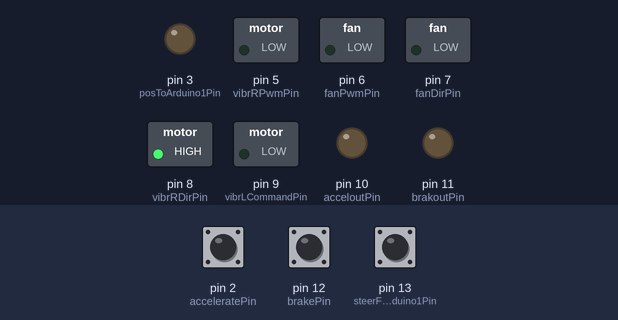
Simulated run of this sketch. Board: Arduino Uno, built with avr-gcc and run on an emulated ATmega328P. Shown: switched loads named in the sketch (green lamp = pin HIGH), output pins drawn as LEDs (lit = HIGH). Inputs (shaded band) come from the test bench; at power-on: pin 2 (acceleratePin) HIGH, pin 12 (brakePin) HIGH, pin 13 (steerFromArduino1Pin) HIGH. What the sketch prints to the serial monitor is not drawn.

Above: at 1.2 s.
1.3 s: pin 2 (acceleratePin) pulled LOW for 0.15 s
At 2.1 s:
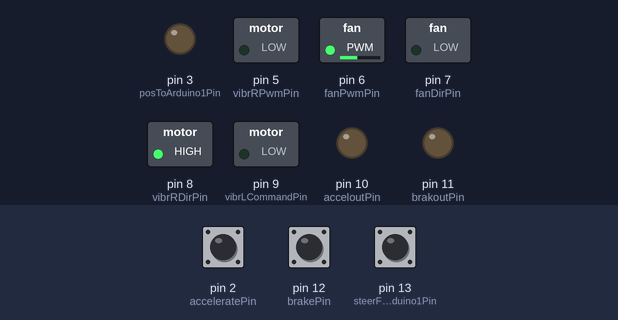
2.9 s: pin 12 (brakePin) pulled LOW for 0.15 s
At 2.98 s:
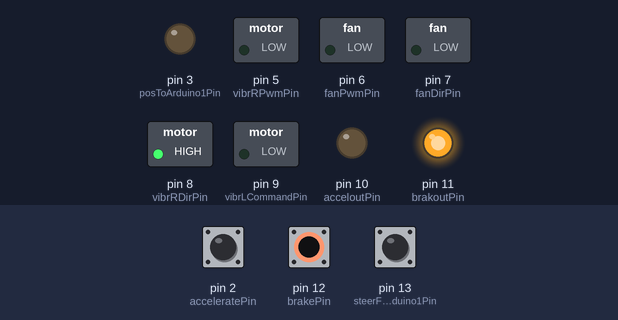
4.5 s: pin 2 (acceleratePin) pulled LOW for 1 s
At 4.85 s:
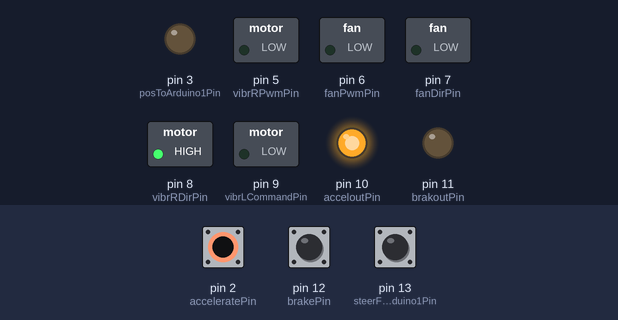
9.4 s: pin 12 (brakePin) pulled LOW for 3.2 s
At 9.9 s:
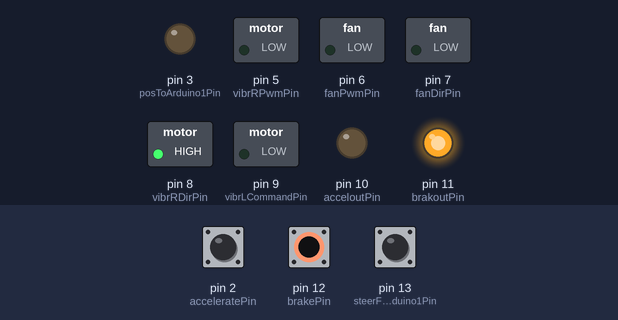
14.1 s: pin 2 (acceleratePin) driven LOW and pin 12 (brakePin) driven LOW
At 17.3 s:
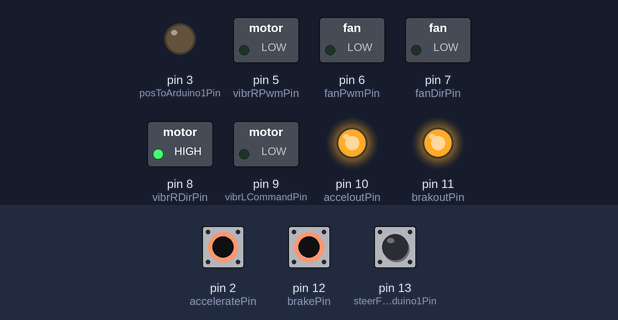
Timing chart, 0 to 18.1 s (numbered marks = the images above; inputs shaded):
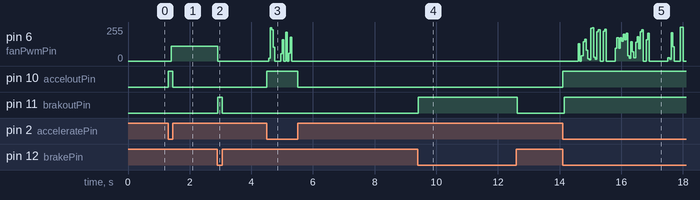

Measured:
- after the input at 1.3 s, pin 6 (fanPwmPin): 0/255 → 110/255 after 0.11 s; pin 10 (acceloutPin): LOW → HIGH at once, → LOW 0.15 s later
- after the input at 2.9 s, pin 6 (fanPwmPin): 110/255 → 0/255 at once; pin 11 (brakoutPin): LOW → HIGH at once, → LOW 0.15 s later
- after the input at 4.5 s, pin 10 (acceloutPin): LOW → HIGH at once, → LOW 1.0 s later
- after the input at 9.4 s, pin 11 (brakoutPin): LOW → HIGH at once, → LOW 3.2 s later
- after the input at 14.1 s, pin 10 (acceloutPin): LOW → HIGH at once; pin 11 (brakoutPin): LOW → HIGH after 0.06 s

The sketch:

Arduino2_SerialComm.ino
```cpp
// HAPTIC PROJECT TEAM 9
// ARDUINO #2
//
// This Arduino receives and transmits information to and from Unity (Serial Communication).
// It actuates the right vibration motor and the fan.
// Inputs (from Unity)
//    - KartSpeed
//    - KartXPosition
//    - VibrationCommand to Right Motor on This Arduino
//        (from Arduino 1)
//    - Steer (0 or 1)
// Outputs (to Unity)
//    - Steer
//    - Acceleration/BrakeCommand
//         (to Arduino1)
//    - KartXPosition (mapped from 0 to 255)
//    - Vibration Command to Left Motor on Arduino 1
//
// COM PORT: # COM 4
//

// Libraries Used
#include <math.h>
#include <SerialCommand.h>
#include <String.h>


// Pin Declarations
// PWM Enabled D/O Pins: 3,9,10,11
// DO NOT USE PIN 4.
// VibrationFeature
int vibrRPwmPin = 5; // Motor 1   // Right Vibration Motor
int vibrRDirPin = 8; // Motor 1
int vibrLCommandPin = 9; // Send to Arduino 2 Pin 9 to Actuate Vibr L Motor

// Acceleration Control
int acceleratePin = 2;    // Right Button
int brakePin = 12;        // Left Button
int acceloutPin = 10;  // to LED
int brakoutPin = 11;    // to LED

// Fan Pin Declarations
int fanDirPin = 7;
int fanPwmPin = 6;

// Communication with Arduino 1
int posToArduino1Pin = 3;         // Position Information Arduino 1's A5
int steerFromArduino1Pin = 13;    // Receive Steer from Arduino 1's Pin 10

// Unity Communication Variables
int speedchange = 0;
int topSpeed = 50; // top speed of the kart allowable, per user setting.
float kartspeed = 0;
float kartspeednorm = 0;
int speedsignal = 0;
float xposition = 0;
float xpositionnorm = 0; // normalized to range -1 to 1
float roadcenter = 16;
float roadlborder = 11;
float roadrborder = 21;
int steer = 0;
float steerforUnity = 0;
int acceleration  = 0;


// Serial Communication
SerialCommand sCmd;

void setup() {
  // put your setup code here, to run once:

  // Set up serial communication
  Serial.begin(9600);

  // Unity-Related Setup
  pinMode(acceleratePin, INPUT_PULLUP);
  pinMode(brakePin, INPUT_PULLUP);
  pinMode(acceloutPin, OUTPUT);
  pinMode(brakoutPin, OUTPUT);
  pinMode(vibrLCommandPin, OUTPUT);
  pinMode(vibrRPwmPin, OUTPUT);
  pinMode(vibrRDirPin, OUTPUT);
  pinMode(posToArduino1Pin, OUTPUT);
  pinMode(steerFromArduino1Pin, INPUT);
  pinMode(fanDirPin, OUTPUT);
  pinMode(fanPwmPin, OUTPUT);

  digitalWrite(acceloutPin, LOW);
  digitalWrite(brakoutPin, LOW);
  digitalWrite(vibrLCommandPin, LOW);
  digitalWrite(vibrRDirPin, HIGH);
  analogWrite(vibrRPwmPin, 0);
  digitalWrite(posToArduino1Pin, LOW);
  // digitalWrite(fanDirPin, LOW);
  // analogWrite(fanPwmPin, 0);

  while (!Serial);

  // Unity Commands Recognized
  sCmd.addCommand("L", vibrateLeft);  // Turn on the left vibration motor
  sCmd.addCommand("R", vibrateRight); // Turn on the right vibration motor
  sCmd.addCommand("O", vibrateOff);   // Turn off both vibration motors.
  sCmd.addCommand("B", vibrateBoth);  // Turn on both vibration motors to signal going backwards
  sCmd.addCommand("E", gameEnd);      // End of the game
  // sCmd.addCommand("S", actuateFan);     // Get the speed information and send it to Arduino1
  // sCmd.addCommand("P", gotPosition);  // Get the postion information and send it to Arduino 1
  sCmd.addDefaultHandler(error);      // Default Handler
}

void loop() {
  // put your main code here, to run repeatedly:

  // Receive input from Unity
  if (Serial.available() > 0)
    sCmd.readSerial();

  // If receives corresponding command, will send speed and position information to Arduino1

  // Send Acceleration Button Press Information to Unity
  checkAccel(); // send acceleration/brake information

  // Retreive Steer information from Arduino 1 and Send to Unity
  checkSteer(); // send steering information

  //delay(0);
}

// Turn on the Left Vibration Motor
void vibrateLeft()
{
  // vibrate the vibration motor on the left side of the wheel

  digitalWrite(vibrLCommandPin, HIGH);
  // turn off the vibration motor on the right side of the wheel
  digitalWrite(vibrRDirPin, LOW);
  analogWrite(vibrRPwmPin, 0);
}

// Turn on the Right Vibration Motor
void vibrateRight()
{
  // vibrate the vibration motor on the right side of the wheel
  digitalWrite(vibrRDirPin, HIGH);
  analogWrite(vibrRPwmPin, 50);

  // turn off the vibration motor on the left side of the wheel
  digitalWrite(vibrLCommandPin, LOW);
}

// Turn off the vibration motor on both sides of the wheel
void vibrateOff()
{
  // set both vibration motors to low
  digitalWrite(vibrLCommandPin, LOW);
  digitalWrite(vibrRDirPin, LOW);
  analogWrite(vibrRPwmPin, 0);
}

// Turn on both vibration motors to signal that the car is going backwards.
void vibrateBoth()
{
  // set both vibration motors to High
  digitalWrite(vibrLCommandPin, HIGH);
  digitalWrite(vibrRDirPin, HIGH);
  analogWrite(vibrRPwmPin, 50);
}

//// Get the speed information and actuate the fan accordingly.
//void actuateFan()
//{
//  // Read speed information
//
//  String s = sCmd.next();
//  String t = sCmd.next();
//
//  // while s.equals("S"){
//  // s = sCmd.next();
//  //}
//  //  convert information to float
//  kartspeed = s.toFloat();
//  //check that the signal is the speed information
//  // if ((kartspeed >= 0) && (t.equals("T")))
//  if (kartspeed >= 0)
//  {
//    kartspeednorm = kartspeed * 1.0 / topSpeed;
//    speedsignal = (int) kartspeednorm * 255;
//    // send speed information to the Arduino1
//    digitalWrite(fanDirPin, HIGH);
//
//    Serial.println("fan command has been received.");
//    analogWrite(fanPwmPin, speedsignal);
//    //if we read the wrong signal
//  } else {
//  //disregard signal
//  }
//}

// Get the position information and send it to Arduino 1 for the range (0 to 255)
//void gotPosition()
//{
//  String p = sCmd.next(); // get next information
//  String q = sCmd.next(); // get next information
//
//  // convert information to float
//  xposition = p.toFloat();
//
//  // Check for the termination signal
//  if (q.equals("Q")) {
//    // Normalize position to range 0 to 255
//    constrain(xposition, roadlborder, roadrborder);
//    xpositionnorm = map(xposition, roadlborder, roadrborder, 0, 255);
//    // Normalize position to range -1 to 1
//    // xpositionnorm = (xposition - roadcenter) / (roadrborder - roadlborder);
//
//    // Send position to Arduino1
//    analogWrite(posToArduino1Pin, xpositionnorm);
//  }
//  // if we read the wrong signal
//  else
//  {
//    // do nothing; move on
//  }
//}

// Default handler
void error()
{
  // do nothing, move on
}

// Check user input for acceleration/braking,
// and send the appropriate signal to Unity.
void checkAccel()
{
  // If user presses button to accelerate
  if (digitalRead(acceleratePin) == LOW) {
    // Send signal to Unity to Accelerate
    Serial.println("/+1/");
    // Indicate with LED
    digitalWrite(acceloutPin, HIGH);

    acceleration++;
    acceleration *= 4.6;
    if (acceleration > 100) {
      analogWrite(fanPwmPin, acceleration);
      delay(50);
    } else {
      analogWrite(fanPwmPin, 0);
      delay(50);
    }

  } else {
    // do nothing
    // Serial.println("NONE");
    digitalWrite(acceloutPin, LOW);
  }

  // If user presses button to deccelerate
  if (digitalRead(brakePin) == LOW) {
    // Send signal to Unity to Deccelerate
    Serial.println("/-1/");
    // Indicate with LED
    digitalWrite(brakoutPin, HIGH);

    acceleration--;
    acceleration *= 0.5;
    if (acceleration > 100) {
      analogWrite(fanPwmPin, acceleration);
      delay(50);
    } else {
      analogWrite(fanPwmPin, 0);
      delay(50);
    }


  } else {
    // do nothing
    // Serial.println("NONE");
    digitalWrite(brakoutPin, LOW);
  }
}

// Retreives steering information from Arduino 1
// and sends the appropriate signal to Unity
void checkSteer() {
  steer = digitalRead(steerFromArduino1Pin); // int be of range 0 to 1023
  if (steer == LOW)  // float be of range -1 to 1
  {
    Serial.println("L");  // Signal to steer right; by 1
  }
  else {            // if signal is HIGH
    Serial.println("R");  // Signal to steer left;  by -1
  }
}

// Signals the end of the game/ turns all actuators off
void gameEnd()
{
  // Turn off the right vibration motor
  digitalWrite(vibrRDirPin, LOW);
  analogWrite(vibrRPwmPin, 0);
  // Turn off the left vibration motor
  digitalWrite(vibrLCommandPin, LOW);
  // Turn off the fan.
  analogWrite(fanPwmPin, 0);
}
```
